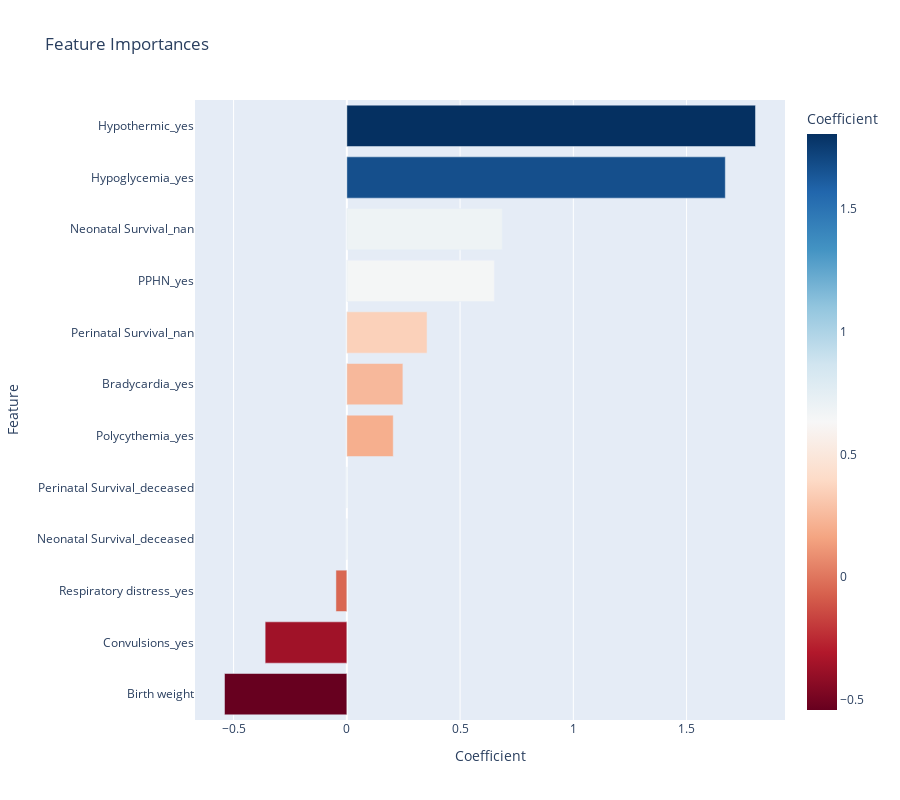

Notebook code for this chart:
### Markdown cell above
This study employs a logistic regression model to identify factors that can predict whether a baby will be born in or out of hospital. The results are represented by the coefficients assigned to each feature or variable in the model, which represent the log odds of a unit change in the respective feature, while all other features are held constant. A positive coefficient indicates that the feature is associated with an increased likelihood of the outcome (i.e., a baby being born in hospital), while a negative coefficient suggests a reduced likelihood.

The following factors significantly increase the odds of a baby being born in hospital:

1. Hypothermia (coefficient 1.804): This is the most influential factor, implying that the odds of a baby being born in hospital increases substantially if the baby experiences hypothermia.

2. Hypoglycemia (coefficient 1.671): Similarly, this is a significant predictor, indicating that hypoglycemia also considerably increases the likelihood of in-hospital birth.

3. Unavailable data on neonatal survival (coefficient 0.686) and Persistent Pulmonary Hypertension of the Newborn (PPHN) (coefficient 0.651) also have a positive influence, albeit less strong.

On the contrary, some factors decrease the odds of a baby being born in hospital:

1. Birth weight (coefficient -0.540): This result suggests that an increase in birth weight is associated with a decrease in the odds of an in-hospital birth.

2. Convulsions (coefficient -0.360): The presence of convulsions also reduces the likelihood of in-hospital birth.

Of note, the model accuracy, which represents the proportion of correct predictions made out of all predictions, is 79%, suggesting a reasonable fit to the data. Precision is at 1.00, meaning that all positive predictions made by the model (i.e., all predictions of in-hospital births) were correct. However, the model's recall (also known as sensitivity) is 0.57, indicating that it identified just over half of the actual in-hospital births correctly. Therefore, while the model is highly reliable when it predicts an in-hospital birth, it is relatively less successful in capturing all such cases. This is further reflected in the F1 score, which is a harmonic mean of precision and recall, and is 0.73.

In conclusion, hypothermia and hypoglycemia are significant predictors of a baby being born in hospital. An increase in birth weight and the presence of convulsions reduce the odds of an in-hospital birth. The model is fairly accurate and highly precise, but its sensitivity is moderate. Further research is needed to improve the model's ability to correctly identify all cases of in-hospital births.

### Code cell
import plotly.express as px

# Feature Importance
feature_importance = pd.DataFrame({"Feature": X.columns, "Coefficient": log_reg.coef_[0]})
feature_importance = feature_importance.sort_values(by="Coefficient")

fig = px.bar(feature_importance, x='Coefficient', y='Feature', orientation='h',
             title='Feature Importances',
             labels={'Coefficient':'Coefficient', 'Feature':'Feature'},
             color='Coefficient',
             color_continuous_scale=px.colors.diverging.RdBu,
             height=800)

fig.show()

# export to html
pio.write_html(fig, file='fig/baby/feature_importance.html', auto_open=False)

### Figure 1 — Plotly figure (JSON) as saved in the notebook; plotly's stock layout.template omitted (floating-point values rounded to 4 significant figures)
{"data": [{"alignmentgroup": "True", "hovertemplate": "Coefficient=%{marker.color}<br>Feature=%{y}<extra></extra>", "legendgroup": "", "marker": {"color": [-0.5402, -0.3607, -0.04823, 0, 0, 0.2049, 0.2475, 0.3542, 0.6515, 0.6861, 1.671, 1.804], "coloraxis": "coloraxis", "pattern": {"shape": ""}}, "name": "", "offsetgroup": "", "orientation": "h", "showlegend": false, "textposition": "auto", "type": "bar", "x": [-0.5402, -0.3607, -0.04823, 0, 0, 0.2049, 0.2475, 0.3542, 0.6515, 0.6861, 1.671, 1.804], "xaxis": "x", "y": ["Birth weight", "Convulsions_yes", "Respiratory distress_yes", "Neonatal Survival_deceased", "Perinatal Survival_deceased", "Polycythemia_yes", "Bradycardia_yes", "Perinatal Survival_nan", "PPHN_yes", "Neonatal Survival_nan", "Hypoglycemia_yes", "Hypothermic_yes"], "yaxis": "y"}], "layout": {"barmode": "relative", "coloraxis": {"colorbar": {"title": {"text": "Coefficient"}}, "colorscale": [[0, "rgb(103,0,31)"], [0.1, "rgb(178,24,43)"], [0.2, "rgb(214,96,77)"], [0.3, "rgb(244,165,130)"], [0.4, "rgb(253,219,199)"], [0.5, "rgb(247,247,247)"], [0.6, "rgb(209,229,240)"], [0.7, "rgb(146,197,222)"], [0.8, "rgb(67,147,195)"], [0.9, "rgb(33,102,172)"], [1, "rgb(5,48,97)"]]}, "height": 800, "legend": {"tracegroupgap": 0}, "title": {"text": "Feature Importances"}, "xaxis": {"anchor": "y", "domain": [0, 1], "title": {"text": "Coefficient"}}, "yaxis": {"anchor": "x", "domain": [0, 1], "title": {"text": "Feature"}}}}
